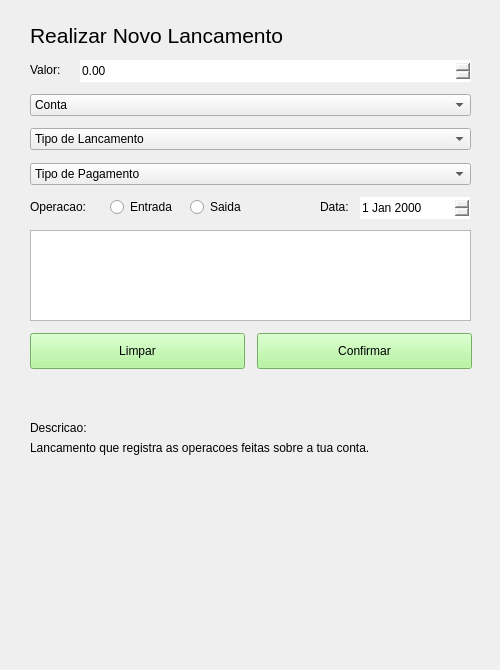
<?xml version="1.0" encoding="UTF-8"?>
<ui version="4.0">
 <class>WNewRelease</class>
 <widget class="QWidget" name="WNewRelease">
  <property name="geometry">
   <rect>
    <x>0</x>
    <y>0</y>
    <width>500</width>
    <height>670</height>
   </rect>
  </property>
  <property name="minimumSize">
   <size>
    <width>500</width>
    <height>670</height>
   </size>
  </property>
  <property name="maximumSize">
   <size>
    <width>500</width>
    <height>670</height>
   </size>
  </property>
  <property name="windowTitle">
   <string>Form</string>
  </property>
  <widget class="QPushButton" name="Clean">
   <property name="geometry">
    <rect>
     <x>30</x>
     <y>333</y>
     <width>215</width>
     <height>36</height>
    </rect>
   </property>
   <property name="styleSheet">
    <string notr="true">#Clean
{
    background-color: #a3f48a;
    color: black;
    font-size: 12px;
}</string>
   </property>
   <property name="text">
    <string>Limpar</string>
   </property>
  </widget>
  <widget class="QLabel" name="Description">
   <property name="geometry">
    <rect>
     <x>30</x>
     <y>420</y>
     <width>441</width>
     <height>16</height>
    </rect>
   </property>
   <property name="text">
    <string>Descricao:</string>
   </property>
  </widget>
  <widget class="QLabel" name="Title">
   <property name="geometry">
    <rect>
     <x>30</x>
     <y>20</y>
     <width>291</width>
     <height>31</height>
    </rect>
   </property>
   <property name="styleSheet">
    <string notr="true">font: 16pt;</string>
   </property>
   <property name="text">
    <string>Realizar Novo Lancamento</string>
   </property>
  </widget>
  <widget class="QPushButton" name="Confirm">
   <property name="geometry">
    <rect>
     <x>257</x>
     <y>333</y>
     <width>215</width>
     <height>36</height>
    </rect>
   </property>
   <property name="styleSheet">
    <string notr="true">#Confirm
{
    background-color: #a3f48a;
    color: black;
    font-size: 12px;
}</string>
   </property>
   <property name="text">
    <string>Confirmar</string>
   </property>
  </widget>
  <widget class="QLabel" name="Description_2">
   <property name="geometry">
    <rect>
     <x>30</x>
     <y>440</y>
     <width>441</width>
     <height>16</height>
    </rect>
   </property>
   <property name="text">
    <string>Lancamento que registra as operacoes feitas sobre a tua conta.</string>
   </property>
  </widget>
  <widget class="QDoubleSpinBox" name="ValueBox">
   <property name="geometry">
    <rect>
     <x>80</x>
     <y>60</y>
     <width>391</width>
     <height>22</height>
    </rect>
   </property>
   <property name="styleSheet">
    <string notr="true">#ValueBox
{
	color: black;
	border: none;
}</string>
   </property>
   <property name="maximum">
    <double>99999999999999995287335453651211007997446182781858083179085387749785952239205787068995699003416510776387310061494932420984963311567802202010637287727642443776.000000000000000</double>
   </property>
  </widget>
  <widget class="QRadioButton" name="In">
   <property name="geometry">
    <rect>
     <x>110</x>
     <y>197</y>
     <width>71</width>
     <height>20</height>
    </rect>
   </property>
   <property name="text">
    <string>Entrada</string>
   </property>
  </widget>
  <widget class="QRadioButton" name="Out">
   <property name="geometry">
    <rect>
     <x>190</x>
     <y>197</y>
     <width>61</width>
     <height>20</height>
    </rect>
   </property>
   <property name="text">
    <string>Saida</string>
   </property>
  </widget>
  <widget class="QLabel" name="Operation">
   <property name="geometry">
    <rect>
     <x>30</x>
     <y>197</y>
     <width>71</width>
     <height>20</height>
    </rect>
   </property>
   <property name="text">
    <string>Operacao:</string>
   </property>
  </widget>
  <widget class="QLabel" name="Value">
   <property name="geometry">
    <rect>
     <x>30</x>
     <y>60</y>
     <width>71</width>
     <height>20</height>
    </rect>
   </property>
   <property name="text">
    <string>Valor:</string>
   </property>
  </widget>
  <widget class="QTextEdit" name="DescRelease">
   <property name="geometry">
    <rect>
     <x>30</x>
     <y>230</y>
     <width>441</width>
     <height>91</height>
    </rect>
   </property>
   <property name="styleSheet">
    <string notr="true">#Name
{
	border: none;
}</string>
   </property>
  </widget>
  <widget class="QLabel" name="Erro">
   <property name="geometry">
    <rect>
     <x>30</x>
     <y>390</y>
     <width>441</width>
     <height>16</height>
    </rect>
   </property>
   <property name="styleSheet">
    <string notr="true">#Erro
{
	color: red;
}</string>
   </property>
   <property name="text">
    <string/>
   </property>
  </widget>
  <widget class="QDateEdit" name="DateEdit">
   <property name="geometry">
    <rect>
     <x>360</x>
     <y>197</y>
     <width>110</width>
     <height>22</height>
    </rect>
   </property>
   <property name="styleSheet">
    <string notr="true">#DateEdit
{
	border: none;
}</string>
   </property>
  </widget>
  <widget class="QLabel" name="Date">
   <property name="geometry">
    <rect>
     <x>320</x>
     <y>197</y>
     <width>41</width>
     <height>20</height>
    </rect>
   </property>
   <property name="text">
    <string>Data:</string>
   </property>
  </widget>
  <widget class="QComboBox" name="Accounts">
   <property name="geometry">
    <rect>
     <x>30</x>
     <y>94</y>
     <width>441</width>
     <height>22</height>
    </rect>
   </property>
   <property name="styleSheet">
    <string notr="true"/>
   </property>
   <item>
    <property name="text">
     <string>Conta</string>
    </property>
   </item>
  </widget>
  <widget class="QComboBox" name="ReleaseType">
   <property name="geometry">
    <rect>
     <x>30</x>
     <y>128</y>
     <width>441</width>
     <height>22</height>
    </rect>
   </property>
   <item>
    <property name="text">
     <string notr="true">Tipo de Lancamento</string>
    </property>
   </item>
  </widget>
  <widget class="QComboBox" name="PaymentType">
   <property name="geometry">
    <rect>
     <x>30</x>
     <y>163</y>
     <width>441</width>
     <height>22</height>
    </rect>
   </property>
   <item>
    <property name="text">
     <string>Tipo de Pagamento</string>
    </property>
    <property name="icon">
     <iconset theme="color:red;">
      <normaloff>.</normaloff>.</iconset>
    </property>
   </item>
  </widget>
 </widget>
 <resources/>
 <connections/>
</ui>
